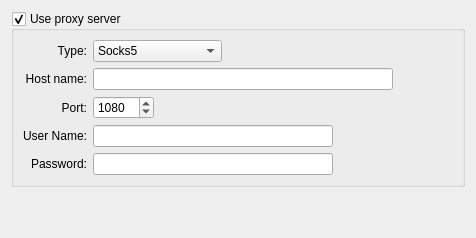
     <widget class="QWidget" name="tab_4">
      <layout class="QVBoxLayout" name="verticalLayout">
       <item>
        <widget class="QGroupBox" name="proxySupport">
         <property name="title">
          <string>Use proxy server</string>
         </property>
         <property name="checkable">
          <bool>true</bool>
         </property>
         <layout class="QGridLayout" name="gridLayout_6">
          <item row="0" column="0">
           <widget class="QLabel" name="label_9">
            <property name="text">
             <string>Type:</string>
            </property>
            <property name="alignment">
             <set>Qt::AlignRight|Qt::AlignTrailing|Qt::AlignVCenter</set>
            </property>
            <property name="buddy">
             <cstring>proxyType</cstring>
            </property>
           </widget>
          </item>
          <item row="0" column="1" colspan="2">
           <widget class="QComboBox" name="proxyType">
            <property name="sizePolicy">
             <sizepolicy hsizetype="Maximum" vsizetype="Fixed">
              <horstretch>0</horstretch>
              <verstretch>0</verstretch>
             </sizepolicy>
            </property>
            <item>
             <property name="text">
              <string>Socks5</string>
             </property>
            </item>
            <item>
             <property name="text">
              <string>Http (Secure)</string>
             </property>
            </item>
            <item>
             <property name="text">
              <string>Http (Transparent)</string>
             </property>
            </item>
           </widget>
          </item>
          <item row="1" column="0">
           <widget class="QLabel" name="label_10">
            <property name="text">
             <string>Host name:</string>
            </property>
            <property name="alignment">
             <set>Qt::AlignRight|Qt::AlignTrailing|Qt::AlignVCenter</set>
            </property>
            <property name="buddy">
             <cstring>proxyHostName</cstring>
            </property>
           </widget>
          </item>
          <item row="1" column="1" colspan="2">
           <widget class="QLineEdit" name="proxyHostName">
            <property name="maximumSize">
             <size>
              <width>300</width>
              <height>16777215</height>
             </size>
            </property>
            <property name="layoutDirection">
             <enum>Qt::LeftToRight</enum>
            </property>
           </widget>
          </item>
          <item row="2" column="0">
           <widget class="QLabel" name="label_11">
            <property name="text">
             <string>Port:</string>
            </property>
            <property name="alignment">
             <set>Qt::AlignRight|Qt::AlignTrailing|Qt::AlignVCenter</set>
            </property>
            <property name="buddy">
             <cstring>proxyPort</cstring>
            </property>
           </widget>
          </item>
          <item row="2" column="1">
           <widget class="QSpinBox" name="proxyPort">
            <property name="sizePolicy">
             <sizepolicy hsizetype="Maximum" vsizetype="Fixed">
              <horstretch>0</horstretch>
              <verstretch>0</verstretch>
             </sizepolicy>
            </property>
            <property name="maximum">
             <number>65535</number>
            </property>
            <property name="value">
             <number>1080</number>
            </property>
           </widget>
          </item>
          <item row="2" column="2">
           <spacer name="horizontalSpacer_2">
            <property name="orientation">
             <enum>Qt::Horizontal</enum>
            </property>
            <property name="sizeHint" stdset="0">
             <size>
              <width>293</width>
              <height>20</height>
             </size>
            </property>
           </spacer>
          </item>
          <item row="3" column="0">
           <widget class="QLabel" name="label_12">
            <property name="text">
             <string>User Name:</string>
            </property>
            <property name="alignment">
             <set>Qt::AlignRight|Qt::AlignTrailing|Qt::AlignVCenter</set>
            </property>
            <property name="buddy">
             <cstring>proxyUserName</cstring>
            </property>
           </widget>
          </item>
          <item row="3" column="1" colspan="2">
           <widget class="QLineEdit" name="proxyUserName">
            <property name="maximumSize">
             <size>
              <width>240</width>
              <height>16777215</height>
             </size>
            </property>
            <property name="layoutDirection">
             <enum>Qt::LeftToRight</enum>
            </property>
           </widget>
          </item>
          <item row="4" column="0">
           <widget class="QLabel" name="label_13">
            <property name="text">
             <string>Password:</string>
            </property>
            <property name="alignment">
             <set>Qt::AlignRight|Qt::AlignTrailing|Qt::AlignVCenter</set>
            </property>
            <property name="buddy">
             <cstring>proxyPassword</cstring>
            </property>
           </widget>
          </item>
          <item row="4" column="1" colspan="2">
           <widget class="QLineEdit" name="proxyPassword">
            <property name="maximumSize">
             <size>
              <width>240</width>
              <height>16777215</height>
             </size>
            </property>
            <property name="layoutDirection">
             <enum>Qt::LeftToRight</enum>
            </property>
            <property name="echoMode">
             <enum>QLineEdit::Password</enum>
            </property>
           </widget>
          </item>
         </layout>
        </widget>
       </item>
       <item>
        <spacer name="proxyPageSpacer">
         <property name="orientation">
          <enum>Qt::Vertical</enum>
         </property>
         <property name="sizeHint" stdset="0">
          <size>
           <width>20</width>
           <height>40</height>
          </size>
         </property>
        </spacer>
       </item>
      </layout>
     </widget>
